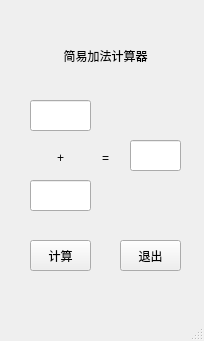
<?xml version="1.0" encoding="UTF-8"?>
<ui version="4.0">
 <class>MainWindow</class>
 <widget class="QMainWindow" name="MainWindow">
  <property name="geometry">
   <rect>
    <x>0</x>
    <y>0</y>
    <width>204</width>
    <height>341</height>
   </rect>
  </property>
  <property name="windowTitle">
   <string>MainWindow</string>
  </property>
  <widget class="QWidget" name="centralwidget">
   <widget class="QLabel" name="label">
    <property name="geometry">
     <rect>
      <x>50</x>
      <y>40</y>
      <width>111</width>
      <height>31</height>
     </rect>
    </property>
    <property name="text">
     <string>简易加法计算器</string>
    </property>
    <property name="alignment">
     <set>Qt::AlignCenter</set>
    </property>
   </widget>
   <widget class="QLineEdit" name="lineEdit_Adder1">
    <property name="geometry">
     <rect>
      <x>30</x>
      <y>100</y>
      <width>61</width>
      <height>31</height>
     </rect>
    </property>
   </widget>
   <widget class="QLineEdit" name="lineEdit_Adder2">
    <property name="geometry">
     <rect>
      <x>30</x>
      <y>180</y>
      <width>61</width>
      <height>31</height>
     </rect>
    </property>
   </widget>
   <widget class="QLabel" name="label_2">
    <property name="geometry">
     <rect>
      <x>50</x>
      <y>150</y>
      <width>21</width>
      <height>16</height>
     </rect>
    </property>
    <property name="text">
     <string>+</string>
    </property>
    <property name="alignment">
     <set>Qt::AlignCenter</set>
    </property>
   </widget>
   <widget class="QLabel" name="label_3">
    <property name="geometry">
     <rect>
      <x>90</x>
      <y>150</y>
      <width>31</width>
      <height>16</height>
     </rect>
    </property>
    <property name="text">
     <string>=</string>
    </property>
    <property name="alignment">
     <set>Qt::AlignCenter</set>
    </property>
   </widget>
   <widget class="QLineEdit" name="lineEdit_sum">
    <property name="geometry">
     <rect>
      <x>130</x>
      <y>140</y>
      <width>51</width>
      <height>31</height>
     </rect>
    </property>
    <property name="readOnly">
     <bool>true</bool>
    </property>
   </widget>
   <widget class="QPushButton" name="pushButton_calc">
    <property name="geometry">
     <rect>
      <x>30</x>
      <y>240</y>
      <width>61</width>
      <height>31</height>
     </rect>
    </property>
    <property name="text">
     <string>计算</string>
    </property>
   </widget>
   <widget class="QPushButton" name="pushButton_Quit">
    <property name="geometry">
     <rect>
      <x>120</x>
      <y>240</y>
      <width>61</width>
      <height>31</height>
     </rect>
    </property>
    <property name="text">
     <string>退出</string>
    </property>
   </widget>
  </widget>
  <widget class="QMenuBar" name="menubar">
   <property name="geometry">
    <rect>
     <x>0</x>
     <y>0</y>
     <width>204</width>
     <height>23</height>
    </rect>
   </property>
  </widget>
  <widget class="QStatusBar" name="statusbar"/>
 </widget>
 <resources/>
 <connections/>
</ui>
